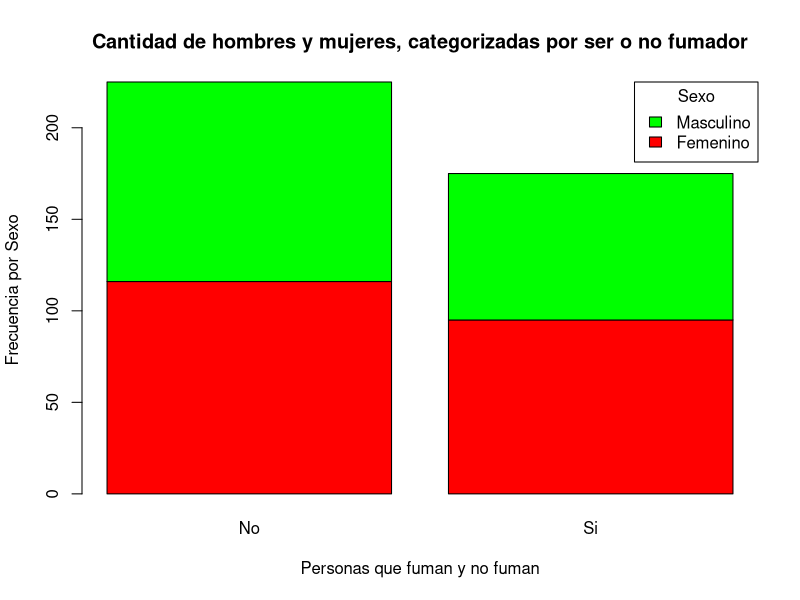
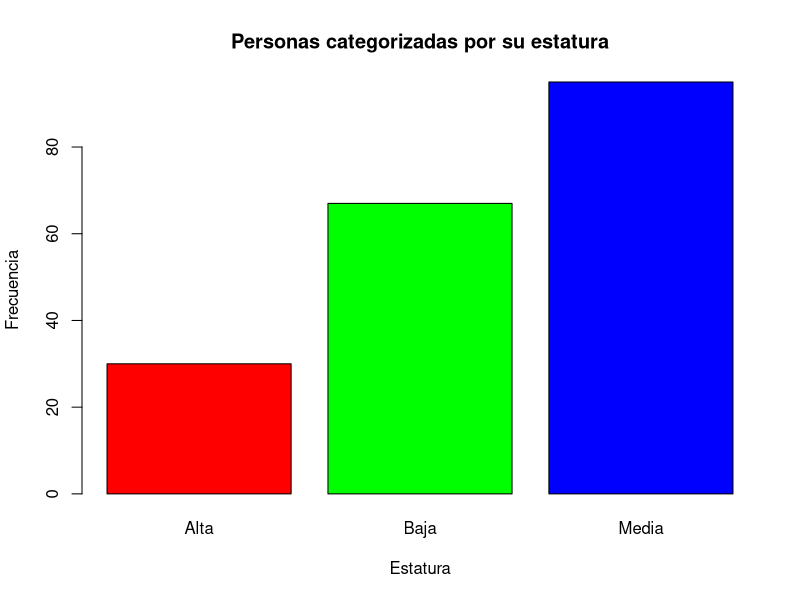
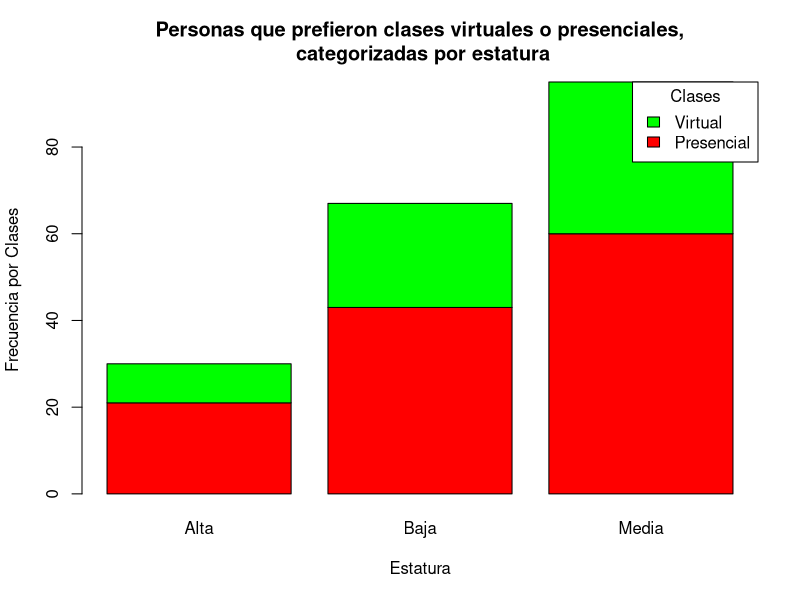
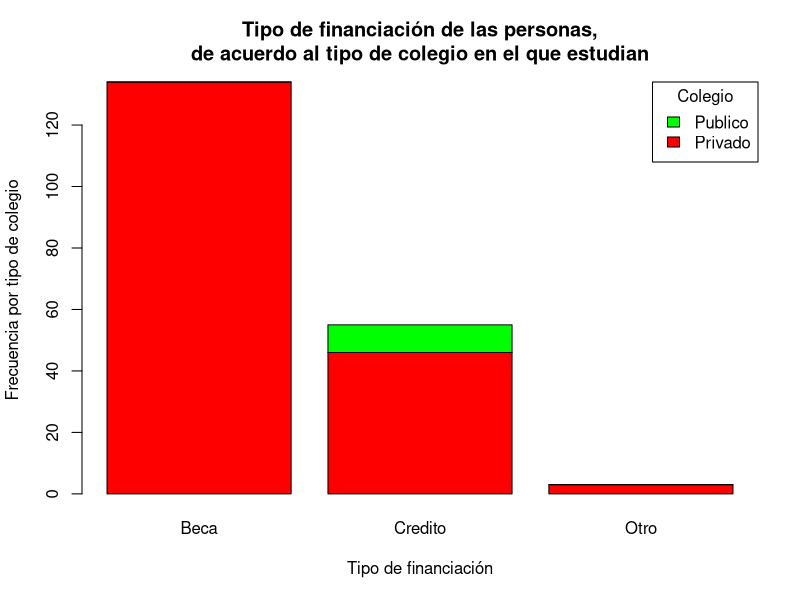
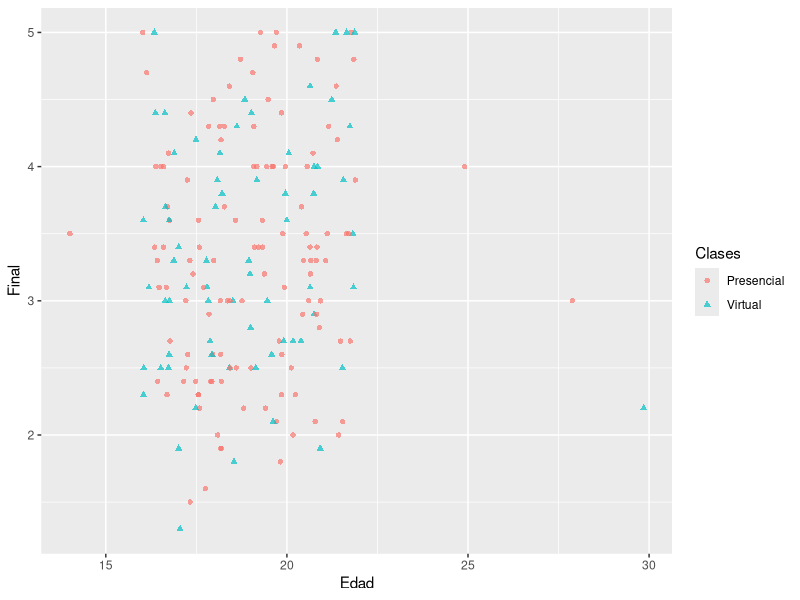

Write the R code that produced these figures, in order.
## ---- chunk 1
library(dplyr)
library(tidyverse)
## ---- chunk 2
estudiantes <- read.table(file="Estudiantes.data", header=TRUE, sep = "\t")
str(estudiantes)
## ---- chunk 3
names(estudiantes)
## ---- chunk 4
object.size(estudiantes)
nrow(estudiantes)
ncol(estudiantes)
## ---- chunk 5
newdata <- estudiantes[1:10, 2:5]
## ---- chunk 6
newdata[3,2]
## ---- chunk 7
newdata[,2]
## ---- chunk 8
newdata[3,]
## ---- chunk 9
newdata[-5,]
## ---- chunk 10
newdata[,-2]
## ---- chunk 11
newdata[,2:4]
## ---- chunk 12
newdata[,c(2,4)]
## ---- chunk 13
newdata[1:4, 2:4]
## ---- chunk 14
sapply(select(estudiantes, ID, Edad, Sexo), class)
datos <- transform(estudiantes, Edad = as.numeric(Edad))
datos <- transform(estudiantes, Sexo = as.factor(Sexo))
## ---- chunk 15
sexo <- as.factor(estudiantes$Sexo)
tabla1 <- table(sexo)
## ---- chunk 16
fuma <- as.factor(estudiantes$Fuma)
tabla2 <- table(sexo, fuma)
barplot(tabla2,
        main = "Cantidad de hombres y mujeres, categorizadas por ser o no fumador",
        xlab = "Personas que fuman y no fuman",
        ylab = "Frecuencia por Sexo",
        col = rainbow(3),
        legend.text = rownames(tabla2),
        args.legend = list(title = "Sexo", x = "topright"),
        horiz = FALSE)
## ---- chunk 17
MisDatos <- estudiantes[2:193, c(5:15,20,35)]
## ---- chunk 18
head(MisDatos, 6)
## ---- chunk 19
str(MisDatos)
## ---- chunk 20
names(MisDatos)
## ---- chunk 21
object.size(MisDatos)
nrow(MisDatos)
ncol(MisDatos)
## ---- chunk 22
sapply(MisDatos, class)
## ---- chunk 23
barplot(table(as.factor(MisDatos$Estatura)),
        main = "Personas categorizadas por su estatura",
        xlab = "Estatura",
        ylab = "Frecuencia",
        col = rainbow(3),
        horiz = FALSE)
## ---- chunk 24
newdata <- table(as.factor(MisDatos$Clases), as.factor(MisDatos$Estatura))
barplot(newdata,
        main = "Personas que prefieron clases virtuales o presenciales,\n categorizadas por estatura",
        xlab = "Estatura",
        ylab = "Frecuencia por Clases",
        col = rainbow(3),
        legend.text = rownames(newdata),
        args.legend = list(title = "Clases", x = "topright"),
        horiz = FALSE)
## ---- chunk 25
acumulado <- MisDatos$Acumulado
## ---- chunk 26
min(acumulado)
## ---- chunk 27
max(acumulado)
## ---- chunk 28
range(acumulado)
## ---- chunk 29
length(acumulado)
## ---- chunk 30
sum(acumulado)
## ---- chunk 31
mean(acumulado)
## ---- chunk 32
median(acumulado)
## ---- chunk 33
var(acumulado)
## ---- chunk 34
sqrt(var(acumulado))
## ---- chunk 35
sd(acumulado)
## ---- chunk 36
#skewness(acumulado)
## ---- chunk 37
newdata <- table(as.factor(MisDatos$Colegio),as.factor(MisDatos$Financiacion))
barplot(newdata,
        main = "Tipo de financiación de las personas,\nde acuerdo al tipo de colegio en el que estudian",
        xlab = "Tipo de financiación",
        ylab = "Frecuencia por tipo de colegio",
        col = rainbow(3),
        legend.text = rownames(newdata),
        args.legend = list(title = "Colegio", x = "topright"),
        horiz = FALSE)
## ---- chunk 38
ggplot(data = MisDatos, aes(x = Edad, y = Final), main = "Promedio final de los alumnos por edad") + 
  geom_point(alpha = 0.7, aes(color = Clases, shape = Clases))
